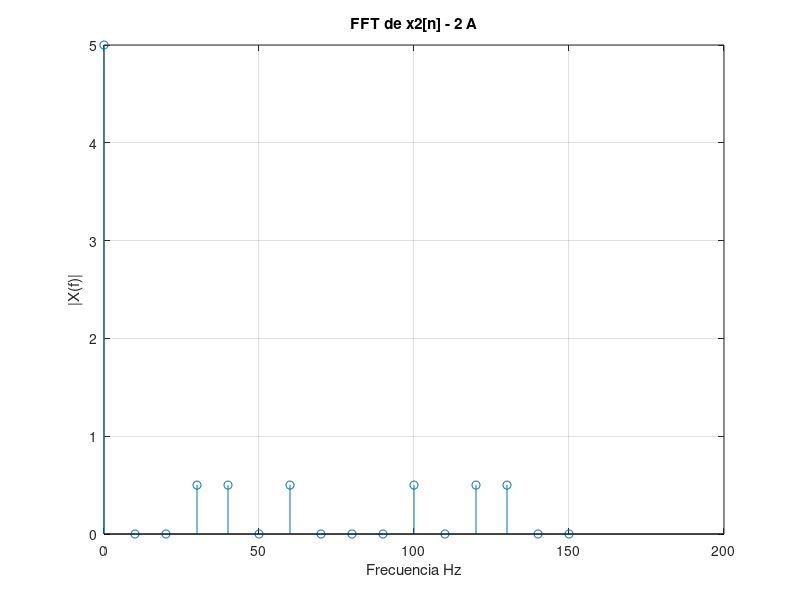
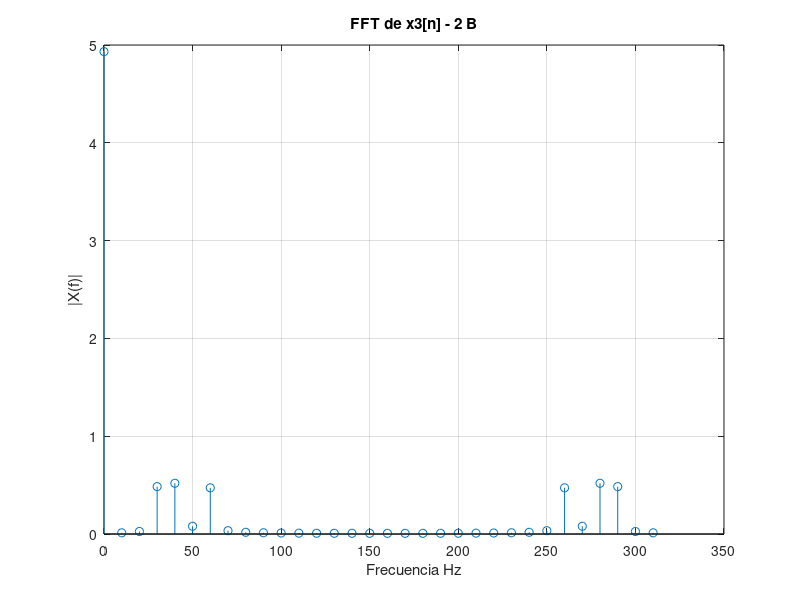
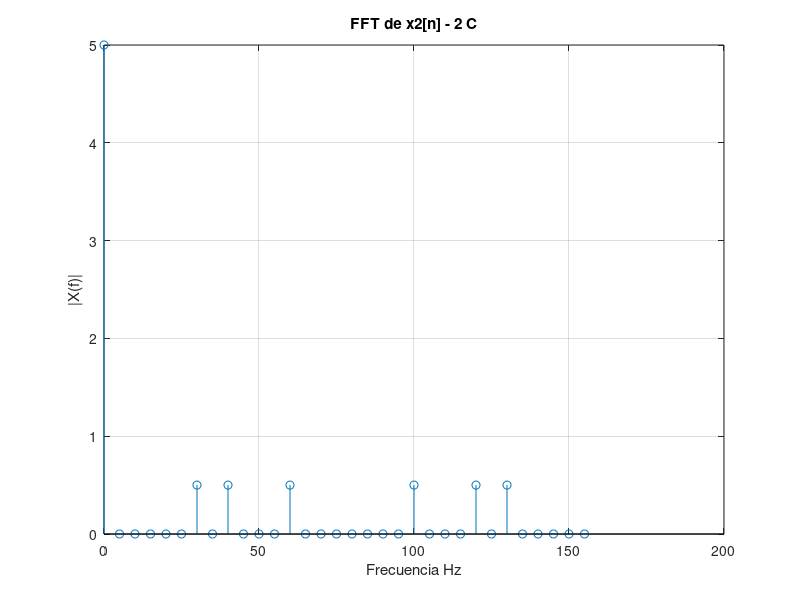
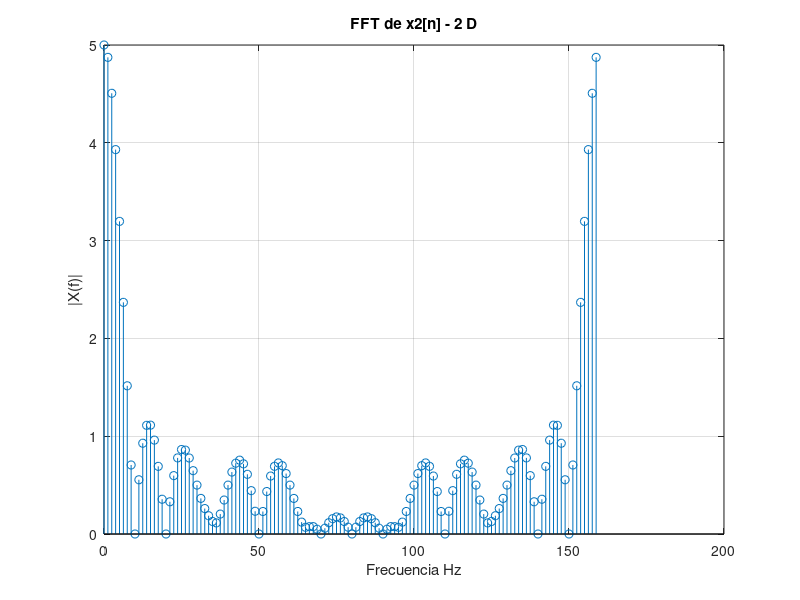

Recreate these plots in MATLAB, in order.
clear all
close all

% Actividad 2)

% frec de muestreo= 160 Hz
% cantidad de muestras =16

T = 0.1;
fs1 = 160;
N1 = T * fs1;
n1 = 0:N1-1;
t1 = n1/fs1;

x2= 5 + sin(60*pi*t1) + cos(80*pi*t1) + sin(120*pi*t1-pi/4);

X2= fft(x2)/N1;
f2_axis=(0:N1)*(fs1/N1);

figure;
stem(f2_axis(1:N1), abs(X2(1:N1)));
title('FFT de x2[n] - 2 A');
xlabel('Frecuencia Hz');
ylabel('|X(f)|');
grid on;

% frec de muestreo= 325 Hz
% cantidad de muestras =65

T = 0.1;
fs2 = 325;
N2 = T * fs2;
n2 = 0:N2-1;
t2 = n2/fs2;

x3= 5 + sin(60*pi*t2) + cos(80*pi*t2) + sin(120*pi*t2-pi/4);

X3= fft(x3)/N2;
f3_axis=(0:N2)*(fs2/N2);

figure;
stem(f3_axis(1:N2), abs(X3(1:N2)));
title('FFT de x3[n] - 2 B');
xlabel('Frecuencia Hz');
ylabel('|X(f)|');
grid on;

% frec de muestreo= 160 Hz
% cantidad de muestras =2*16

fs1 = 160;
N1 =2* T * fs1;
n1 = 0:N1-1;
t1 = n1/fs1;

x2= 5 + sin(60*pi*t1) + cos(80*pi*t1) + sin(120*pi*t1-pi/4);

X2= fft(x2)/N1;
f2_axis=(0:N1)*(fs1/N1);

figure;
stem(f2_axis(1:N1), abs(X2(1:N1)));
title('FFT de x2[n] - 2 C');
xlabel('Frecuencia Hz');
ylabel('|X(f)|');
grid on;

% frec de muestreo= 160 Hz
% cantidad de muestras =16*8

fs1 = 160;
N1 = T * fs1;
Namp1 = 8*N1;
n1 = 0:N1-1;
t1 = n1/fs1;

x2= 5 + sin(60*pi*t1) + cos(80*pi*t1) + sin(120*pi*t1-pi/4);

x2amp1 = [x2, zeros(1, Namp1-N1)];

X2amp1= fft(x2amp1)/N1;
f2=(0:Namp1-1)*(fs1/Namp1);

figure;
stem(f2(1:Namp1), abs(X2amp1(1:Namp1)));
title('FFT de x2[n] - 2 D');
xlabel('Frecuencia Hz');
ylabel('|X(f)|');
grid on;


% Actividad 3)
fs = 160;        
T = 0.1;         
N = T*fs;
N7 = 2*N;
n = 0:N-1;
t = n/fs;

x2 = 5 + sin(60*pi*t) + cos(80*pi*t) + sin(120*pi*t - pi/4);

x7 = zeros(1, N7);    
x7(1:2:end) = x2;      
n7=0:N7-1;
X7 = fft(x7)/(N7);     
f7 = (0:N7-1)*(fs/(N7));  % eje de frecuencia

figure;
stem(f7, abs(X7));
title('FFT de x7[n] - 3');
xlabel('Frecuencia [Hz]');
ylabel('|X7(f)|');
grid on;

% figure;
% stem(n, x2);
% title('');
% xlabel('muestra');
% ylabel('amplitud');
% grid on;
% 
% figure;
% stem(n7, x7);
% title('');
% xlabel('muestra');
% ylabel('amplitud');
% grid on;

% Actividad 4)
load('dolarblue');

N = length(valor);
n = 1:N;

yg = medfilt1(valor,7);

figure1 = figure('Color',[1 1 1]);  % fondo blanco

axes1 = axes('Parent', figure1, ...
    'XGrid','on',...
    'XColor', [0.3 0.3 0.3], ...   % 
    'YGrid','on',...
    'YColor', [0.3 0.3 0.3], ...   % 
    'ZColor', [0.3 0.3 0.3]);      % 
xlim(axes1, [0 205]);
ylim(axes1, [1000 1400]);
box(axes1,'on');
hold(axes1,'all');
plot(n,valor);
plot(n, yg, 'LineWidth',2);
